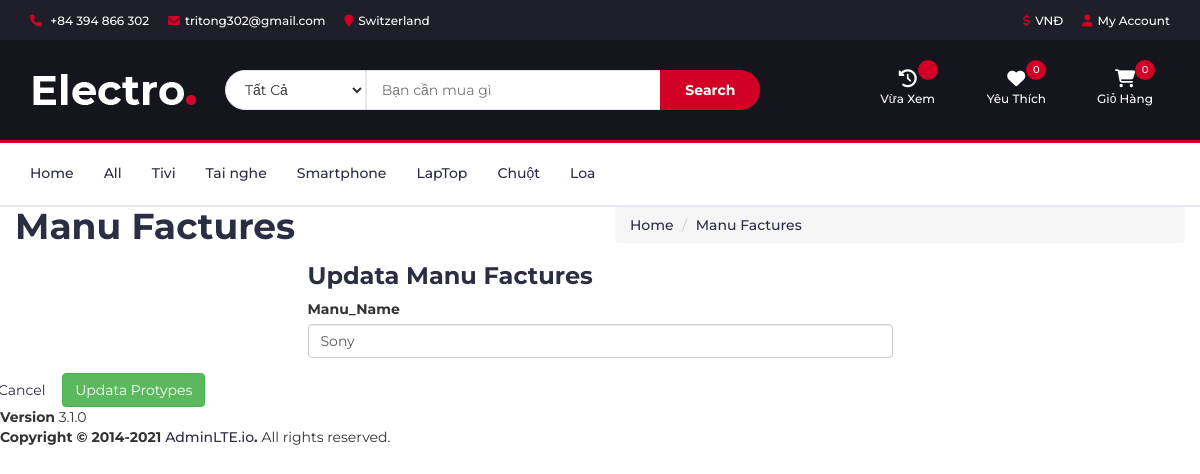
The app's page /up_manufactures.php?manuid=1 with its own data.
### tables this page shows
CREATE TABLE `protypes` (
  `type_id` int(11) NOT NULL,
  `type_name` varchar(100) NOT NULL,
  `product_type_id` int(11) NOT NULL
);

CREATE TABLE `manufactures` (
  `manu_id` int(11) NOT NULL,
  `manu_name` varchar(100) NOT NULL
);

### models/model.php (called while the page is built, shortened)
<?php
class Model
{
    public static $connection;
    public function __construct()
    {
        if (!self::$connection) {
            self::$connection = new mysqli(DB_HOST, DB_USER, DB_PASSWORD, DB_NAME,PORT);
            self::$connection->set_charset(DB_CHARSET);
        }
        return self::$connection;
    }
}
?>

### models/protypesModel.php (called while the page is built, shortened)
<?php
class Protypes extends Model
{
    public function getAllProtypes()
    {
        $sql = self::$connection->prepare("SELECT * FROM protypes ORDER BY type_id");
        $sql->execute();
        $items = $sql->get_result()->fetch_all(MYSQLI_ASSOC);
        return $items;
    }
}
?>

### models/manufactures.php (called while the page is built, shortened)
<?php
class Manufactures extends Model
{
    public function getAllManufactures()
    {
        $sql = self::$connection->prepare("SELECT * FROM manufactures ORDER BY manu_id");
        $sql->execute();
        $items = $sql->get_result()->fetch_all(MYSQLI_ASSOC);
        return $items;
    }
    public function getManufacturesById($manu_id)
    {
        $sql = self::$connection->prepare("SELECT * FROM manufactures WHERE manu_id = ?");
        $sql->bind_param("i", $manu_id);
        $sql->execute();
        $items = $sql->get_result()->fetch_all(MYSQLI_ASSOC);
        return $items;
    }
}
?>

### up_manufactures.php (the view, shortened to what this page needs)
  <?php
require("../../../models/model.php");
require("../../../models/protypesModel.php");
require("../../../models/manufactures.php");
$Protypes = new Protypes;
$getAllProtypes = $Protypes->getAllProtypes();
$Manufactures = new Manufactures;
if(isset($_GET['manuid'])){
  $manu_id = intval($_GET['manuid']);
}
$getManufacturesById = $Manufactures->getManufacturesById(intval($manu_id));
?>
<?php include("header.php") ?>
  <div class="content-wrapper">
    <section class="content-header">
      <div class="container-fluid">
        <div class="row mb-2">
          <div class="col-sm-6">
            <h1>Manu Factures</h1>
          </div>
          <div class="col-sm-6">
            <ol class="breadcrumb float-sm-right">
            <li class="breadcrumb-item"><a href="../../index.php">Home</a></li>
              <li class="breadcrumb-item active"><a href="manufactures.php"></i>Manu Factures</a></li>
            </ol>
          </div>
        </div>
      </div>
    </section>
    <form action="" method="post">
    <section class="content">
      <div class="row">
      <div class="col-md-3">
      </div>
        <div class="col-md-6">
          <div class="card card-primary">
            <div class="card-header">
              <h3 class="card-title">Updata Manu Factures</h3>
            </div>
            <div class="card-body">
              <div class="form-group">
                <label for="inputName">Manu_Name</label>
                <input type="text" id="inputName" name="manuname" value="<?= $getManufacturesById[0]['manu_name'] ?>" class="form-control">
              </div>
            </div>
          </div>
        </div>
      </div>
      <div class="row">
        <div class="col-6">
          <a href="products.php" class="btn btn-secondary">Cancel</a>
          <input type="submit" name="submit" value="Updata Protypes" class="btn btn-success float-right">
      </div>
    </section>
    </form>
  </div>
  <footer class="main-footer">
    <div class="float-right d-none d-sm-block">
      <b>Version</b> 3.1.0
    </div>
    <strong>Copyright &copy; 2014-2021 <a href="https://adminlte.io">AdminLTE.io</a>.</strong> All rights reserved.
  </footer>
</body>
</html>

### header.php (shortened to what this page needs)
<?php
if (isset($_SESSION['user']['user_id'])) {
	$userId = $_SESSION['user']['user_id'];
	$kqWish = $Products->countwish($userId);
	$kqCart = $Products->countCart($userId);
	$kq = $kqWish["countWish"];
	$kq1 = $kqCart["countCart"];
} else {
	$kq = 0;
	$kq1 = 0;
}
$Protypes = new Protypes;
$getAllProtypes = $Protypes->getAllProtypes();
$Manufactures = new Manufactures;
$getAllManufactures = $Manufactures->getAllManufactures();
?>
<!DOCTYPE html>
<html lang="en">
<head>
	<link rel="stylesheet" href="https://cdn.jsdelivr.net/npm/bootstrap-icons@1.10.2/font/bootstrap-icons.css">
	<link type="text/css" rel="stylesheet" href="css/bootstrap.min.css" />
	<link type="text/css" rel="stylesheet" href="css/slick.css" />
	<link type="text/css" rel="stylesheet" href="css/slick-theme.css" />
	<link type="text/css" rel="stylesheet" href="css/nouislider.min.css" />
	<link rel="stylesheet" href="css/font-awesome.min.css">
	<link rel="stylesheet" href="https://cdnjs.cloudflare.com/ajax/libs/font-awesome/6.4.2/css/all.min.css">
	<link type="text/css" rel="stylesheet" href="css/style.css" />
</head>
<body>
	<header>
		<div id="top-header">
		<div class="container">
    <ul class="header-links pull-left">
        <li><a href="#"><i class="fa fa-phone"></i> +84 394 866 302 </a></li>
        <li><a href="#"><i class="fa fa-envelope-o"></i>tritong302@gmail.com</a></li>
        <li><a href="#"><i class="fa fa-map-marker"></i>Switzerland</a></li>
    </ul>
    <ul class="header-links pull-right">
					<li><a href="#"><i class="fa fa-dollar"></i>VNĐ</a></li>
					<?php if (!isset($_SESSION['username'])): ?>
					<li><a href="./login/logintem.php"><i class="fa fa-user-o"></i>My Account</a></li>
					<?php else: ?>
					<li><a href="myorder.php"><i class="fa fa-user-o"></i><?= $_SESSION['username'] ?></a></li>
					<li><a onclick="return confirm('Bạn có muốn đăng xuất không?')" href="./login/logout.php"><i
								class="fa fa-sign-out"></i> Logout</a></li>
					<?php endif; ?>
				</ul>
</div>
		</div>
		<div id="header">
			<div class="container">
				<div class="row">
					<div class="col-md-2">
						<div class="header-logo">
							<a href="index.php" class="logo">
								<img src="./img/logo.png" alt="">
							</a>
						</div>
					</div>
					<div class="col-md-6">
						<div class="header-search">
							<form action="store.php" method="get">
								<select class="input-select" name="prototype">
									<option value="0">Tất Cả</option>
								</select>
								<input class="input" name="keyword" placeholder="Bạn cần mua gì">
								<button type="submit" class="search-btn">Search</button>
							</form>
						</div>
					</div>
					<div class="col-md-4 clearfix">
						<div class="header-ctn">
							<div>
								<a href="recently_viewed.php">
								<i class="fa-solid fa-clock-rotate-left" style="color: #ffffff;"></i>
									<span>Vừa Xem</span>
									<div class="qty"><?php echo $viewedProductCount ?></div>
								</a>
							</div>
							<div>
								<a href="yourwishlist.php">
									<i class="fa fa-heart-o"></i>
									<span>Yêu Thích</span>
									<div class="qty"><?php echo $kq ?> </div>
								</a>
							</div>
							<div class="dropdown">
								<a class="dropdown-toggle" data-toggle="dropdown" aria-expanded="true">
									<i class="fa fa-shopping-cart"></i>
									<span>Giỏ Hàng</span>
									<div class="qty"><?php echo $kq1 ?></div>
								</a>
						</div>
					</div>
				</div>
			</div>
		</div>
	</header>
	<nav id="navigation">
		<div class="container">
			<div id="responsive-nav">
				<ul class="main-nav nav navbar-nav">
					<li><a href="index.php">Home</a></li>
					<li><a href="all.php?page=1">All</a></li>
					<?php foreach ($getAllProtypes as $value): ?>
					<li><a href="store_menu.php?typeid=<?php echo $value['type_id'] ?>"><?php echo $value['type_name'] ?></a></li>
					<?php endforeach; ?>
				</ul>
			</div>
		</div>
	</nav>

### css/style.css (style rules this page uses)
body { font-family: 'Montserrat', sans-serif; font-weight: 400; color: #333; }
h1, h2, h3, h4, h5, h6 { color: #2B2D42; font-weight: 700; margin: 0 0 10px; }
a { color: #2B2D42; font-weight: 500; -webkit-transition: 0.2s color; transition: 0.2s color; }
ul, ol { margin: 0; padding: 0; list-style: none }
.input { height: 40px; padding: 0px 15px; border: 1px solid #E4E7ED; background-color: #FFF; width: 100%; }
.input-select { padding: 0px 15px; background: #FFF; border: 1px solid #E4E7ED; height: 40px; }
#top-header { padding-top: 10px; padding-bottom: 10px; background-color: #1E1F29; }
.header-links li { display: inline-block; margin-right: 15px; font-size: 12px; }
.header-links li:last-child { margin-right: 0px; }
.header-links li a { color: #FFF; }
.header-links li i { color: #D10024; margin-right: 5px; }
#header { padding-top: 15px; padding-bottom: 15px; background-color: #15161D; }
.header-logo { float: left; }
.header-logo .logo img { display: block; }
.header-search { padding: 15px 0px; }
.header-search form { position: relative; }
.header-search form .input-select { margin-right: -4px; border-radius: 40px 0px 0px 40px; }
.header-search form .input { width: calc(100% - 260px); margin-right: -4px; }
.header-search form .search-btn { height: 40px; width: 100px; background: #D10024; color: #FFF; font-weight: 700; border: none; border-radius: 0px 40px 40px 0px; }
.header-ctn { float: right; padding: 15px 0px; }
.header-ctn>div { display: inline-block; }
.header-ctn>div+div { margin-left: 15px; }
.header-ctn>div>a { display: block; position: relative; width: 90px; text-align: center; color: #FFF; }
.header-ctn>div>a>i { display: block; font-size: 18px; }
.header-ctn>div>a>span { font-size: 12px; }
.header-ctn>div>a>.qty { position: absolute; right: 15px; top: -10px; width: 20px; height: 20px; line-height: 20px; text-align: center; border-radius: 50%; font-size: 10px; color: #FFF; background-color: #D10024; }
#navigation { background: #FFF; border-bottom: 2px solid #E4E7ED; border-top: 3px solid #D10024; }
.main-nav>li+li { margin-left: 30px }
.main-nav>li>a { padding: 20px 0px; }
.main-nav>li>a:after { content: ""; display: block; width: 0%; height: 2px; background-color: #D10024; -webkit-transition: 0.2s all; transition: 0.2s all; }

### records on screen
protypes: type_name "Tivi"
protypes: type_name "Tai nghe"
protypes: type_name "Smartphone"
protypes: type_name "LapTop"
protypes: type_name "Chuột"
protypes: type_name "Loa"
manufactures: manuname "Sony"

### other values on screen
$kq "0"
$kq1 "0"
